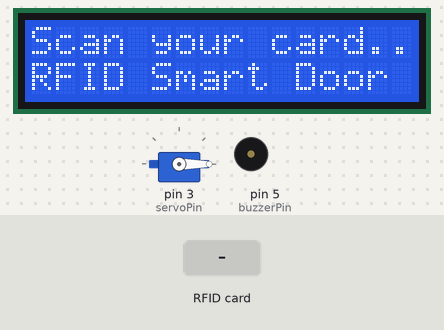
The sketch below on a simulated Arduino Uno, built with avr-gcc and run on an emulated ATmega328P. On the bench: servo, 16×2 character LCD, buzzer (waves = sounding). Inputs (shaded band) come from the test bench. What the sketch prints to the serial monitor is not drawn.

Above: at 1.3 s.
1.4 s: RFID card C6 5D 0F 05 held to the reader
At 1.59 s:
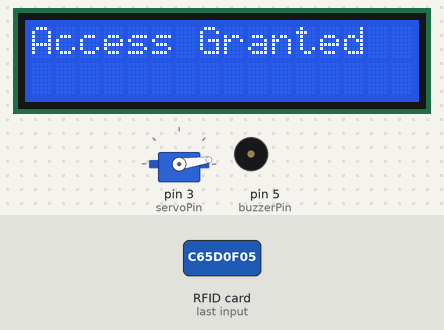
At 3.4 s:
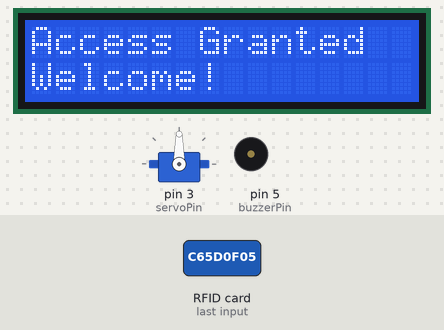
7.1 s: RFID card 5E 7A 19 C4 held to the reader
At 7.86 s:
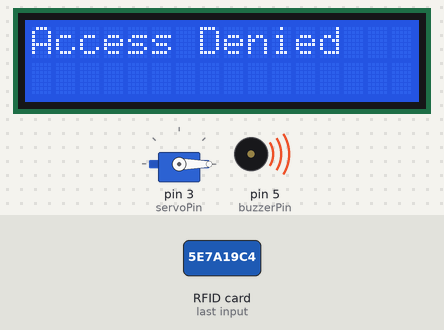
Timing chart, 0 to 10.1 s (numbered marks = the images above; inputs shaded):
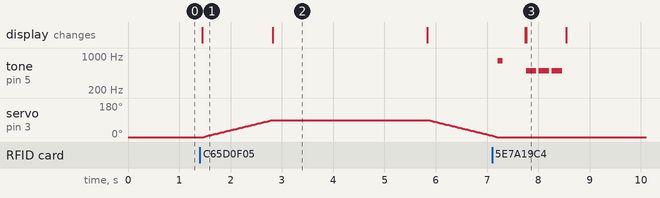

The sketch:

smartlock.ino
```cpp
#include <SPI.h>
#include <MFRC522.h>
#include <Servo.h>
#include <Wire.h>
#include <LiquidCrystal_I2C.h>

// ---------------- PIN SETUP ----------------
#define SS_PIN 10
#define RST_PIN 9
const int servoPin  = 3;
const int buzzerPin = 5;

// ---------------- COMPONENT OBJECTS ----------------
MFRC522 mfrc522(SS_PIN, RST_PIN);
Servo doorServo;
LiquidCrystal_I2C lcd(0x27, 16, 2);

// ---------------- VARIABLES ----------------
int accessCount = 0;

// ⭐ YOUR CARD UID HERE ⭐
String authorizedUID = "C65D0F05";

// ---------------- SETUP ----------------
void setup() {
  Serial.begin(9600);
  SPI.begin();
  mfrc522.PCD_Init();

  doorServo.attach(servoPin);
  doorServo.write(0);

  pinMode(buzzerPin, OUTPUT);

  lcd.init();
  lcd.backlight();
  lcd.setCursor(0, 0);
  lcd.print("Scan your card...");
  lcd.setCursor(0, 1);
  lcd.print("RFID Smart Door");

  Serial.println("System Ready — Scan card");
}

// ---------------- MAIN LOOP ----------------
void loop() {
  if (!mfrc522.PICC_IsNewCardPresent()) return;
  if (!mfrc522.PICC_ReadCardSerial()) return;

  // Read UID
  String readUID = "";
  for (byte i = 0; i < mfrc522.uid.size; i++) {
    if (mfrc522.uid.uidByte[i] < 0x10) readUID += "0";
    readUID += String(mfrc522.uid.uidByte[i], HEX);
  }
  readUID.toUpperCase();

  Serial.print("Card UID: ");
  Serial.println(readUID);

  // Compare with your authorized UID
  if (readUID == authorizedUID) {
    unlockDoor();
  } else {
    wrongIDBuzz();
  }

  mfrc522.PICC_HaltA();
  mfrc522.PCD_StopCrypto1();
}

// ---------------- UNLOCK DOOR ----------------
void unlockDoor() {
  accessCount++;
  Serial.println("Access Granted");

  lcd.clear();
  lcd.setCursor(0, 0);
  lcd.print("Access Granted");

  for (int pos = 0; pos <= 90; pos++) {
    doorServo.write(pos);
    delay(15);
  }

  lcd.setCursor(0, 1);
  lcd.print("Welcome!");
  delay(3000);

  lockDoor();
}

// ---------------- LOCK DOOR ----------------
void lockDoor() {
  lcd.clear();
  lcd.setCursor(0, 0);
  lcd.print("Locking...");

  for (int pos = 90; pos >= 0; pos--) {
    doorServo.write(pos);
    delay(15);
  }

  tone(buzzerPin, 800, 100);
  delay(500);

  lcd.clear();
  lcd.setCursor(0, 0);
  lcd.print("Scan your card...");
  lcd.setCursor(0, 1);
  lcd.print("RFID Smart Door");

  Serial.println("Door Locked");
}

// ---------------- ACCESS DENIED ----------------
void wrongIDBuzz() {
  Serial.println("Access Denied!");
  lcd.clear();
  lcd.setCursor(0, 0);
  lcd.print("Access Denied");

  for (int i = 0; i < 3; i++) {
    tone(buzzerPin, 500, 200);
    delay(250);
  }

  lcd.clear();
  lcd.setCursor(0, 0);
  lcd.print("Scan your card...");
  lcd.setCursor(0, 1);
  lcd.print("RFID Smart Door");
}
```

Measured:
- after the input at 1.4 s, servo on pin 3 (servoPin): rises from 0° to 90° in 1.3 s, then falls to 8° in 4.3 s; the display: changes at once (image 1)
- after the input at 7.1 s, the display: first differs from a run without the input after 0.66 s (image 3)
- by itself, tone on pin 5 (buzzerPin): plays 800 Hz for 0.10 s, 500 Hz for 0.20 s, 500 Hz for 0.20 s, 500 Hz for 0.20 s
- what the display in image 2 shows lasts 3.0 s, from 2.8 s to 5.8 s
- what the display in image 3 shows lasts 0.7 s, from 7.8 s to 8.5 s
